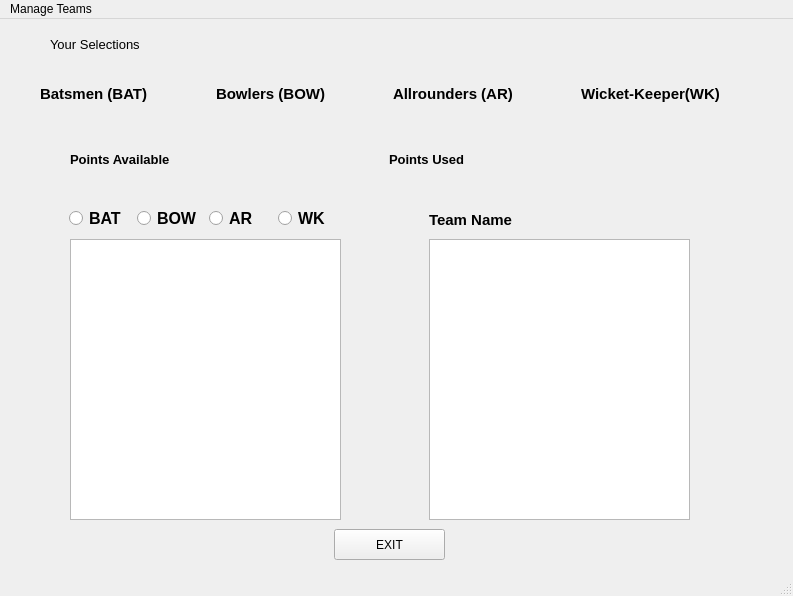
<?xml version="1.0" encoding="UTF-8"?>
<ui version="4.0">
 <class>MainWindow</class>
 <widget class="QMainWindow" name="MainWindow">
  <property name="geometry">
   <rect>
    <x>0</x>
    <y>0</y>
    <width>793</width>
    <height>596</height>
   </rect>
  </property>
  <property name="windowTitle">
   <string>MainWindow</string>
  </property>
  <widget class="QWidget" name="centralwidget">
   <widget class="QWidget" name="horizontalLayoutWidget">
    <property name="geometry">
     <rect>
      <x>40</x>
      <y>39</y>
      <width>741</width>
      <height>71</height>
     </rect>
    </property>
    <layout class="QHBoxLayout" name="horizontalLayout">
     <item>
      <widget class="QLabel" name="bat">
       <property name="font">
        <font>
         <pointsize>11</pointsize>
         <weight>75</weight>
         <bold>true</bold>
        </font>
       </property>
       <property name="text">
        <string>Batsmen (BAT)</string>
       </property>
      </widget>
     </item>
     <item>
      <widget class="QLabel" name="batcount">
       <property name="font">
        <font>
         <pointsize>11</pointsize>
         <weight>75</weight>
         <bold>true</bold>
        </font>
       </property>
       <property name="text">
        <string/>
       </property>
      </widget>
     </item>
     <item>
      <widget class="QLabel" name="bowl">
       <property name="font">
        <font>
         <pointsize>11</pointsize>
         <weight>75</weight>
         <bold>true</bold>
        </font>
       </property>
       <property name="text">
        <string>Bowlers (BOW)</string>
       </property>
      </widget>
     </item>
     <item>
      <widget class="QLabel" name="bowlcount">
       <property name="font">
        <font>
         <pointsize>11</pointsize>
         <weight>75</weight>
         <bold>true</bold>
        </font>
       </property>
       <property name="text">
        <string/>
       </property>
      </widget>
     </item>
     <item>
      <widget class="QLabel" name="alr">
       <property name="font">
        <font>
         <pointsize>11</pointsize>
         <weight>75</weight>
         <bold>true</bold>
        </font>
       </property>
       <property name="text">
        <string>Allrounders (AR)</string>
       </property>
      </widget>
     </item>
     <item>
      <widget class="QLabel" name="alrcount">
       <property name="font">
        <font>
         <pointsize>11</pointsize>
         <weight>75</weight>
         <bold>true</bold>
        </font>
       </property>
       <property name="text">
        <string/>
       </property>
      </widget>
     </item>
     <item>
      <widget class="QLabel" name="wk">
       <property name="font">
        <font>
         <pointsize>11</pointsize>
         <weight>75</weight>
         <bold>true</bold>
        </font>
       </property>
       <property name="text">
        <string>Wicket-Keeper(WK)</string>
       </property>
      </widget>
     </item>
     <item>
      <widget class="QLabel" name="wkcount">
       <property name="font">
        <font>
         <pointsize>11</pointsize>
         <weight>75</weight>
         <bold>true</bold>
        </font>
       </property>
       <property name="text">
        <string/>
       </property>
      </widget>
     </item>
    </layout>
   </widget>
   <widget class="QListWidget" name="listWidget">
    <property name="geometry">
     <rect>
      <x>70</x>
      <y>220</y>
      <width>271</width>
      <height>281</height>
     </rect>
    </property>
    <property name="font">
     <font>
      <pointsize>12</pointsize>
      <weight>75</weight>
      <bold>true</bold>
     </font>
    </property>
   </widget>
   <widget class="QListWidget" name="listWidget_2">
    <property name="geometry">
     <rect>
      <x>429</x>
      <y>220</y>
      <width>261</width>
      <height>281</height>
     </rect>
    </property>
    <property name="font">
     <font>
      <pointsize>12</pointsize>
      <weight>75</weight>
      <bold>true</bold>
     </font>
    </property>
   </widget>
   <widget class="QLabel" name="label">
    <property name="geometry">
     <rect>
      <x>50</x>
      <y>10</y>
      <width>101</width>
      <height>31</height>
     </rect>
    </property>
    <property name="font">
     <font>
      <pointsize>10</pointsize>
     </font>
    </property>
    <property name="text">
     <string>Your Selections</string>
    </property>
   </widget>
   <widget class="QWidget" name="horizontalLayoutWidget_2">
    <property name="geometry">
     <rect>
      <x>70</x>
      <y>120</y>
      <width>621</width>
      <height>41</height>
     </rect>
    </property>
    <layout class="QHBoxLayout" name="horizontalLayout_2">
     <item>
      <widget class="QLabel" name="label_4">
       <property name="font">
        <font>
         <pointsize>10</pointsize>
         <weight>75</weight>
         <bold>true</bold>
        </font>
       </property>
       <property name="text">
        <string>Points Available</string>
       </property>
      </widget>
     </item>
     <item>
      <widget class="QLabel" name="points_available">
       <property name="font">
        <font>
         <pointsize>12</pointsize>
         <weight>75</weight>
         <bold>true</bold>
        </font>
       </property>
       <property name="text">
        <string/>
       </property>
      </widget>
     </item>
     <item>
      <spacer name="horizontalSpacer">
       <property name="orientation">
        <enum>Qt::Horizontal</enum>
       </property>
       <property name="sizeType">
        <enum>QSizePolicy::Ignored</enum>
       </property>
       <property name="sizeHint" stdset="0">
        <size>
         <width>10</width>
         <height>10</height>
        </size>
       </property>
      </spacer>
     </item>
     <item>
      <widget class="QLabel" name="label_3">
       <property name="font">
        <font>
         <pointsize>10</pointsize>
         <weight>75</weight>
         <bold>true</bold>
        </font>
       </property>
       <property name="text">
        <string>Points Used</string>
       </property>
      </widget>
     </item>
     <item>
      <widget class="QLabel" name="points_used">
       <property name="font">
        <font>
         <pointsize>12</pointsize>
         <weight>75</weight>
         <bold>true</bold>
        </font>
       </property>
       <property name="text">
        <string/>
       </property>
      </widget>
     </item>
    </layout>
   </widget>
   <widget class="QWidget" name="horizontalLayoutWidget_3">
    <property name="geometry">
     <rect>
      <x>69</x>
      <y>179</y>
      <width>271</width>
      <height>41</height>
     </rect>
    </property>
    <layout class="QHBoxLayout" name="horizontalLayout_3">
     <item>
      <widget class="QRadioButton" name="rb1">
       <property name="font">
        <font>
         <pointsize>12</pointsize>
         <weight>75</weight>
         <bold>true</bold>
        </font>
       </property>
       <property name="text">
        <string>BAT</string>
       </property>
      </widget>
     </item>
     <item>
      <widget class="QRadioButton" name="rb2">
       <property name="font">
        <font>
         <pointsize>12</pointsize>
         <weight>75</weight>
         <bold>true</bold>
        </font>
       </property>
       <property name="text">
        <string>BOW</string>
       </property>
      </widget>
     </item>
     <item>
      <widget class="QRadioButton" name="rb3">
       <property name="font">
        <font>
         <pointsize>12</pointsize>
         <weight>75</weight>
         <bold>true</bold>
        </font>
       </property>
       <property name="text">
        <string>AR</string>
       </property>
      </widget>
     </item>
     <item>
      <widget class="QRadioButton" name="rb4">
       <property name="font">
        <font>
         <pointsize>12</pointsize>
         <weight>75</weight>
         <bold>true</bold>
        </font>
       </property>
       <property name="text">
        <string>WK</string>
       </property>
      </widget>
     </item>
    </layout>
   </widget>
   <widget class="QWidget" name="horizontalLayoutWidget_4">
    <property name="geometry">
     <rect>
      <x>429</x>
      <y>180</y>
      <width>261</width>
      <height>41</height>
     </rect>
    </property>
    <layout class="QHBoxLayout" name="horizontalLayout_4">
     <item>
      <widget class="QLabel" name="label_7">
       <property name="font">
        <font>
         <pointsize>11</pointsize>
         <weight>75</weight>
         <bold>true</bold>
        </font>
       </property>
       <property name="text">
        <string>Team Name</string>
       </property>
      </widget>
     </item>
     <item>
      <widget class="QLabel" name="team_name">
       <property name="font">
        <font>
         <pointsize>12</pointsize>
         <weight>75</weight>
         <bold>true</bold>
        </font>
       </property>
       <property name="text">
        <string/>
       </property>
      </widget>
     </item>
    </layout>
   </widget>
   <widget class="QPushButton" name="exit">
    <property name="geometry">
     <rect>
      <x>334</x>
      <y>510</y>
      <width>111</width>
      <height>31</height>
     </rect>
    </property>
    <property name="text">
     <string>EXIT</string>
    </property>
   </widget>
  </widget>
  <widget class="QMenuBar" name="menubar">
   <property name="geometry">
    <rect>
     <x>0</x>
     <y>0</y>
     <width>793</width>
     <height>21</height>
    </rect>
   </property>
   <widget class="QMenu" name="menuManage_Teams">
    <property name="title">
     <string>Manage Teams</string>
    </property>
    <addaction name="actionNEW_team"/>
    <addaction name="actionOPEN_team"/>
    <addaction name="actionSAVE_team"/>
    <addaction name="actionEVALUATE_team"/>
   </widget>
   <addaction name="menuManage_Teams"/>
  </widget>
  <widget class="QStatusBar" name="statusbar"/>
  <action name="actionNEW_team">
   <property name="text">
    <string>NEW team</string>
   </property>
   <property name="font">
    <font>
     <pointsize>8</pointsize>
     <weight>50</weight>
     <bold>false</bold>
    </font>
   </property>
   <property name="shortcut">
    <string>Ctrl+N</string>
   </property>
  </action>
  <action name="actionOPEN_team">
   <property name="text">
    <string>OPEN team</string>
   </property>
   <property name="shortcut">
    <string>Ctrl+O</string>
   </property>
  </action>
  <action name="actionSAVE_team">
   <property name="text">
    <string>SAVE team</string>
   </property>
   <property name="shortcut">
    <string>Ctrl+S</string>
   </property>
  </action>
  <action name="actionEVALUATE_team">
   <property name="text">
    <string>EVALUATE team</string>
   </property>
   <property name="shortcut">
    <string>Ctrl+E</string>
   </property>
  </action>
 </widget>
 <resources/>
 <connections/>
</ui>
